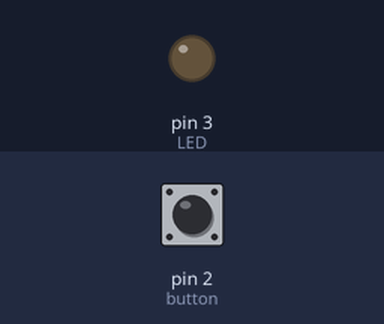
Simulated run of this sketch. Board: Arduino Uno, built with avr-gcc and run on an emulated ATmega328P. Parts: output pins drawn as LEDs (lit = HIGH). Dashed ring = blinking. The inputs (shaded band) are chosen by the test bench; at power-on: pin 2 (button) HIGH.

Above: at 1.2 s.
1.3 s: pin 2 (button) pulled LOW for 0.15 s
At 2.6 s:
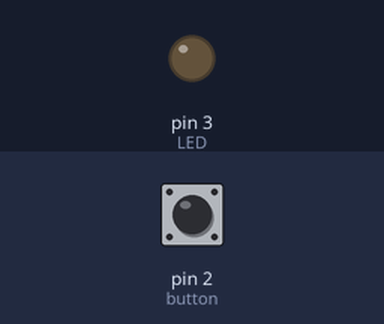
2.9 s: pin 2 (button) pulled LOW for 3.2 s
At 3.11 s:
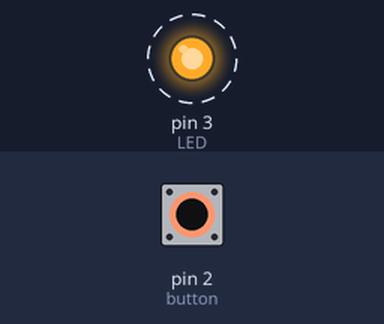
Timing chart, 0 to 7.6 s (numbered marks = the images above; inputs shaded):
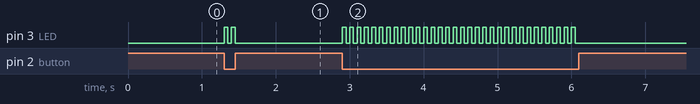

Measured:
- after the input at 1.3 s, pin 3 (LED): alternates HIGH for 0.05 s and LOW for 0.05 s, 4 changes in all, then stays LOW, starting at once
- after the input at 2.9 s, pin 3 (LED): alternates HIGH for 0.05 s and LOW for 0.05 s, 64 changes in all, then stays LOW, starting at once

The sketch:

04.ino
```cpp
#define button 2
#define LED 3


void setup() {
  // put your setup code here, to run once:

  pinMode(LED, OUTPUT);
  pinMode(button, INPUT_PULLUP);

}


void loop() {
  // LOW -> HIGH - State will stay on when button released
  // HIGH -> LOW - State will stay off when button released

  while (digitalRead(button) == LOW) {
    digitalWrite(LED, HIGH);
    delay(50);
    digitalWrite(LED, LOW);
    delay(50);
  }
}
```
